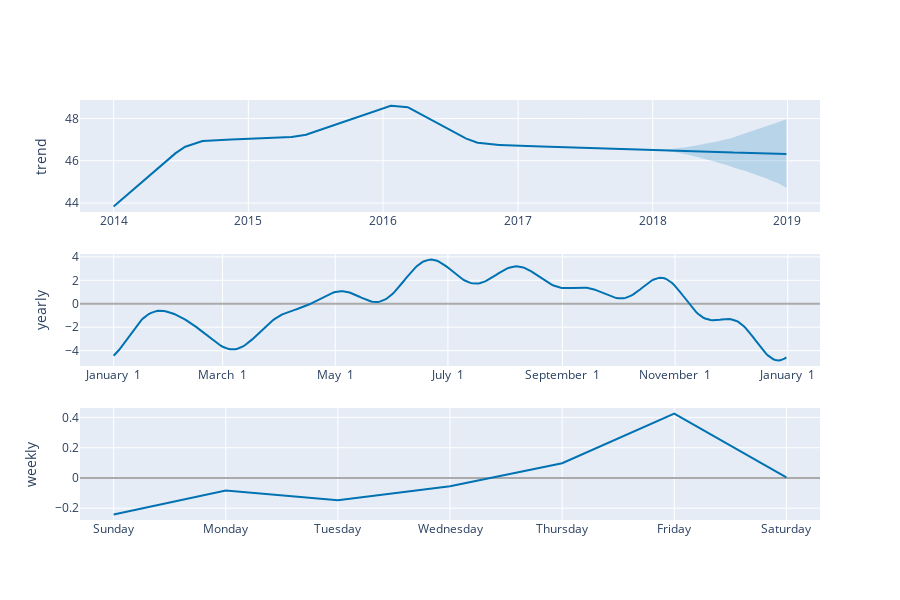

The notebook cell saved with this chart:
### Code cell
plot_components_plotly(m, forecast)

### Figure 1 — Plotly figure (JSON) as saved in the notebook; plotly's stock layout.template omitted (floating-point values rounded to 4 significant figures; data arrays with more than 128 entries replaced by an {"elided": "..."} marker saying what was removed)
{"data": [{"line": {"color": "#0072B2", "width": 2}, "mode": "lines", "name": "trend", "type": "scatter", "x": {"elided": "1821 str values"}, "xaxis": "x", "y": {"elided": "1821 float values"}, "yaxis": "y"}, {"line": {"color": "rgba(0, 114, 178, 0.2)", "width": 0}, "mode": "lines", "name": "trend_upper", "type": "scatter", "x": {"elided": "1821 str values"}, "xaxis": "x", "y": {"elided": "1821 float values"}, "yaxis": "y"}, {"fill": "tonexty", "fillcolor": "rgba(0, 114, 178, 0.2)", "line": {"color": "rgba(0, 114, 178, 0.2)", "width": 0}, "mode": "lines", "name": "trend_lower", "type": "scatter", "x": {"elided": "1821 str values"}, "xaxis": "x", "y": {"elided": "1821 float values"}, "yaxis": "y"}, {"line": {"color": "#0072B2", "width": 2}, "mode": "lines", "name": "yearly", "type": "scatter", "x": {"elided": "365 str values"}, "xaxis": "x2", "y": {"elided": "365 float values"}, "yaxis": "y2"}, {"line": {"color": "#0072B2", "width": 2}, "mode": "lines", "name": "weekly", "type": "scatter", "x": ["2017-01-01T00:00:00", "2017-01-02T00:00:00", "2017-01-03T00:00:00", "2017-01-04T00:00:00", "2017-01-05T00:00:00", "2017-01-06T00:00:00", "2017-01-07T00:00:00"], "xaxis": "x3", "y": [-0.2407, -0.08356, -0.1474, -0.0542, 0.09707, 0.4252, 0.003657], "yaxis": "y3"}], "layout": {"height": 600, "showlegend": false, "width": 900, "xaxis": {"anchor": "y", "domain": [0, 1], "range": ["2013-10-01T20:24:00", "2019-03-30T03:36:00"], "type": "date"}, "xaxis2": {"anchor": "y2", "domain": [0, 1], "range": ["2016-12-13T18:54:02.958904115", "2018-01-18T11:04:57.863013581"], "tickformat": "%B %e", "type": "date"}, "xaxis3": {"anchor": "y3", "domain": [0, 1], "range": ["2016-12-31T16:48:00", "2017-01-07T07:12:00"], "tickformat": "%A", "type": "date"}, "yaxis": {"anchor": "x", "domain": [0.7333, 1], "rangemode": "normal", "title": {"text": "trend"}, "zerolinecolor": "#AAA"}, "yaxis2": {"anchor": "x2", "domain": [0.3667, 0.6333], "title": {"text": "yearly"}, "zerolinecolor": "#AAA"}, "yaxis3": {"anchor": "x3", "domain": [0, 0.2667], "title": {"text": "weekly"}, "zerolinecolor": "#AAA"}}}
